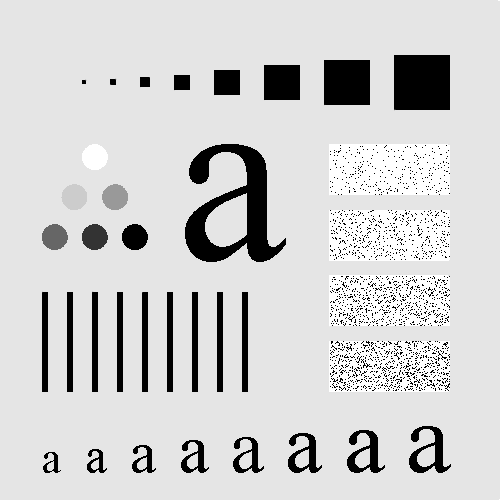
#> input picture 图像处理与可视化/Homework/数字图像处理 03/P1/Fig 03.33(a) (test_pattern_blurring_orig).tif, 500 x 500 px
$ python HW03_P1_smooth.py
#> lines starting #> are read from the running program, lines starting #| are printed output that depends on the picture
import numpy as np
from PIL import Image
import matplotlib.pyplot as plt
from scipy.ndimage import convolve

def smooth_filter(n, type="box", sigma=1, scale=1):
    """生成平滑滤波器核。

    参数：
        n (int): 核的大小，必须是奇数。
        type (str): 滤波器类型，可以是 "box" 或 "gaussian"。
        sigma (float): 高斯滤波器的标准差，仅在类型为 "gaussian" 时使用。
        scale (float): 高斯核的缩放因子，仅在类型为 "gaussian" 时使用。

    返回：
        tuple: 包含一维权重 w1, w2 和二维滤波器核。
    """
    assert n % 2 == 1, "n 必须是奇数"

    if type == "box":
        # 盒式滤波器
        w1 = np.ones(n).reshape(-1, 1) / n
        w2 = w1.copy()
        kernel = np.outer(w1, w2)  # 计算外积，形成二维核
    else:
        if n > np.ceil(6 * np.sqrt(sigma)):
            print("Warning: A width of ceil(6 * sigma)^2 may be too large.")
            print("For Gaussian kernels, we generally use a size of ⌈6σ⌉ × ⌈6σ⌉.")
            print("This is because the value of the Gaussian function becomes negligible for r ≥ 3σ.")
            print("Therefore, a Gaussian kernel of size ⌈6σ⌉ × ⌈6σ⌉ has a similar effect to a larger-sized kernel.")
            print("Since we typically work with odd-sized kernels, we select the smallest odd number greater than 6σ.")
            print("(For example, when σ = 7, we use the smallest odd number greater than 6σ = 42, which is 43.)")

        # Gauss 滤波器
        w1 = np.zeros(n).reshape(-1, 1)  # 初始化一维 Gauss 核
        for x in range(n):
            x_coord = x - (n - 1) / 2  # 中心化坐标
            w1[x] = np.exp(-(x_coord**2) / (2 * sigma**2))
        kernel = np.outer(w1, w1)
        w1 = np.sqrt(scale) * w1 / np.sqrt(np.sum(kernel))
        w2 = w1.copy()
        kernel = kernel / np.sum(kernel)  # 计算外积，形成二维核

    return w1, w2, kernel

def apply_and_plot(image_array, filter_sizes, filter_type, sigma=None):
    """应用平滑滤波器并绘制结果图像。"""
    plt.figure(figsize=(15, 10))
    plt.subplot(1, len(filter_sizes) + 1, 1)
    plt.title("Original Image")
    plt.imshow(image_array, cmap='gray')
    plt.axis('off')

    for i, n in enumerate(filter_sizes):
        if filter_type == "box":
            w1, w2, _ = smooth_filter(n, type="box")
        else:
            # 确保 sigma 是一个向量，并引用相应的值
            current_sigma = sigma[i] if sigma is not None else 1
            w1, w2, _ = smooth_filter(n, type="gaussian", sigma=current_sigma)

        # 应用卷积
        intermediate_image = convolve(image_array, w1, mode='constant', cval=0)
        smoothed_image = convolve(intermediate_image, w2.T, mode='constant', cval=0)

        plt.subplot(1, len(filter_sizes) + 1, i + 2)
        if filter_type == "box":
            plt.title(f"{filter_type.capitalize()} Filter (n={n})")
        else:
            plt.title(f"{filter_type.capitalize()} Filter (n={n}, sigma={current_sigma})")
        plt.imshow(smoothed_image, cmap='gray')
        plt.axis('off')

    plt.tight_layout()
    plt.show()

if __name__ == "__main__":
    # 读取图像
    image_path = 'Fig 03.33(a) (test_pattern_blurring_orig).tif'
    img = Image.open(image_path).convert('L')  # 转换为灰度图像
#> img is the input picture: PIL image 500x500 L; min 0, max 255, mean 207.4
    image_array = np.array(img)

    # 盒式核平滑
    box_filter_sizes = [3, 11, 21]
    apply_and_plot(image_array, box_filter_sizes, filter_type="box")
#> the loop in apply_and_plot, `for i, n in enumerate(filter_sizes):` made 3 passes
#> pass 1, in apply_and_plot, `intermediate_image = convolve(image_array, w1, mode='constant', cval=0)`:
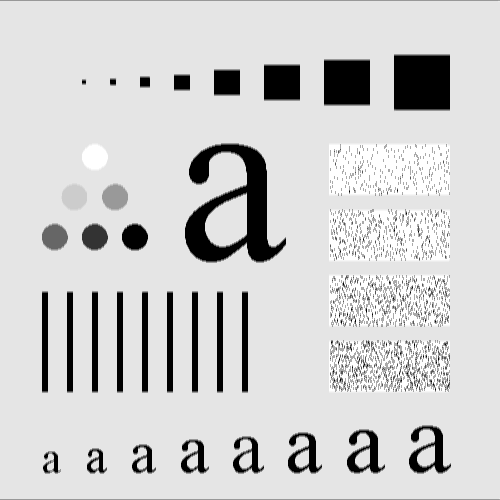
#> intermediate_image: shape (500, 500); min 0, max 255, mean 207
#> pass 1, in apply_and_plot, `smoothed_image = convolve(intermediate_image, w2.T, mode='constant', c..`:
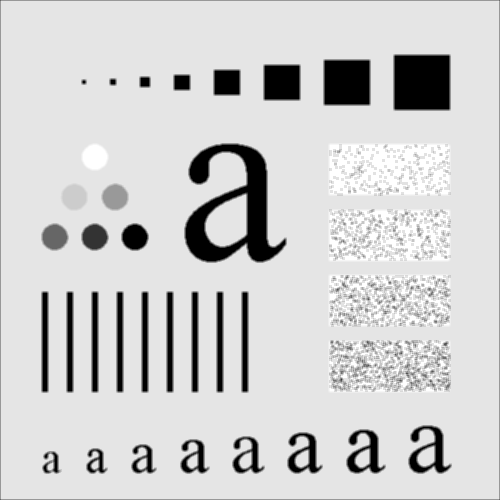
#> smoothed_image: shape (500, 500); min 0, max 255, mean 206.7
#> pass 2, in apply_and_plot, `smoothed_image = convolve(intermediate_image, w2.T, mode='constant', c..`:
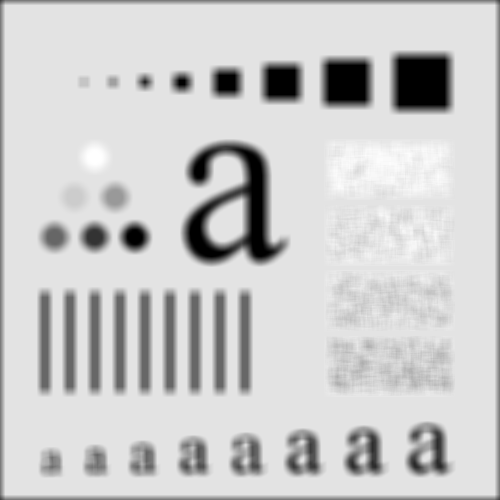
#> smoothed_image: shape (500, 500); min 0, max 255, mean 203.3
#> after the loop in apply_and_plot, `for i, n in enumerate(filter_sizes):`:
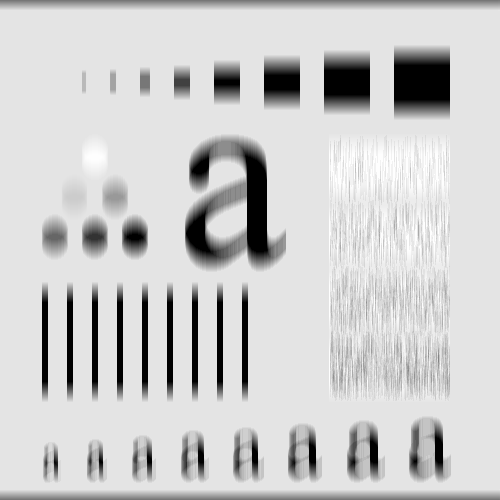
#> intermediate_image: shape (500, 500); min 0, max 254, mean 204.2
#> in apply_and_plot, `plt.show()`:
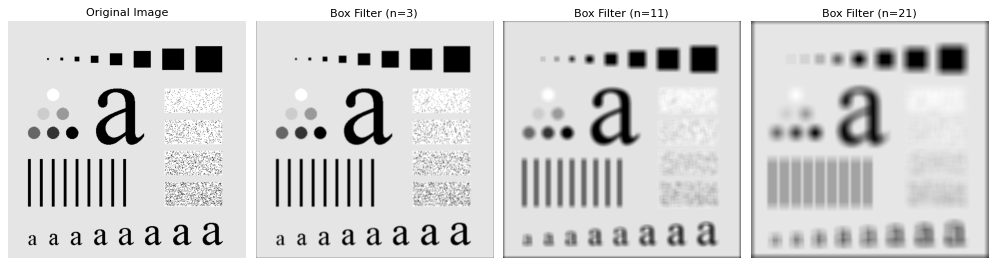
#> figure drawn by matplotlib, 4 panels

    # 高斯核平滑
    gaussian_filter_sizes = [21, 43, 85]
    gaussian_sigmas = [3.5, 7, 7]
    apply_and_plot(image_array, gaussian_filter_sizes, filter_type="gaussian", sigma=gaussian_sigmas)
#> call 2 of apply_and_plot, with filter_type = 'gaussian'
#> the loop in apply_and_plot (call 2), `for i, n in enumerate(filter_sizes):` made 3 passes
#> pass 2, in apply_and_plot (call 2), `smoothed_image = convolve(intermediate_image, w2.T, mode='constant', c..`:
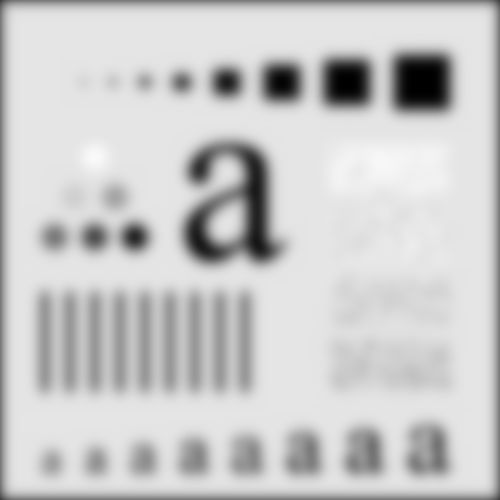
#> smoothed_image: shape (500, 500); min 0, max 249, mean 201.7
#> in apply_and_plot (call 2), `plt.show()`:
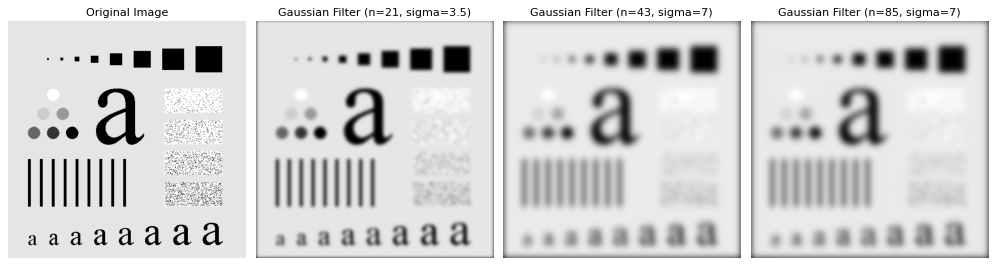
#> figure drawn by matplotlib, 4 panels
